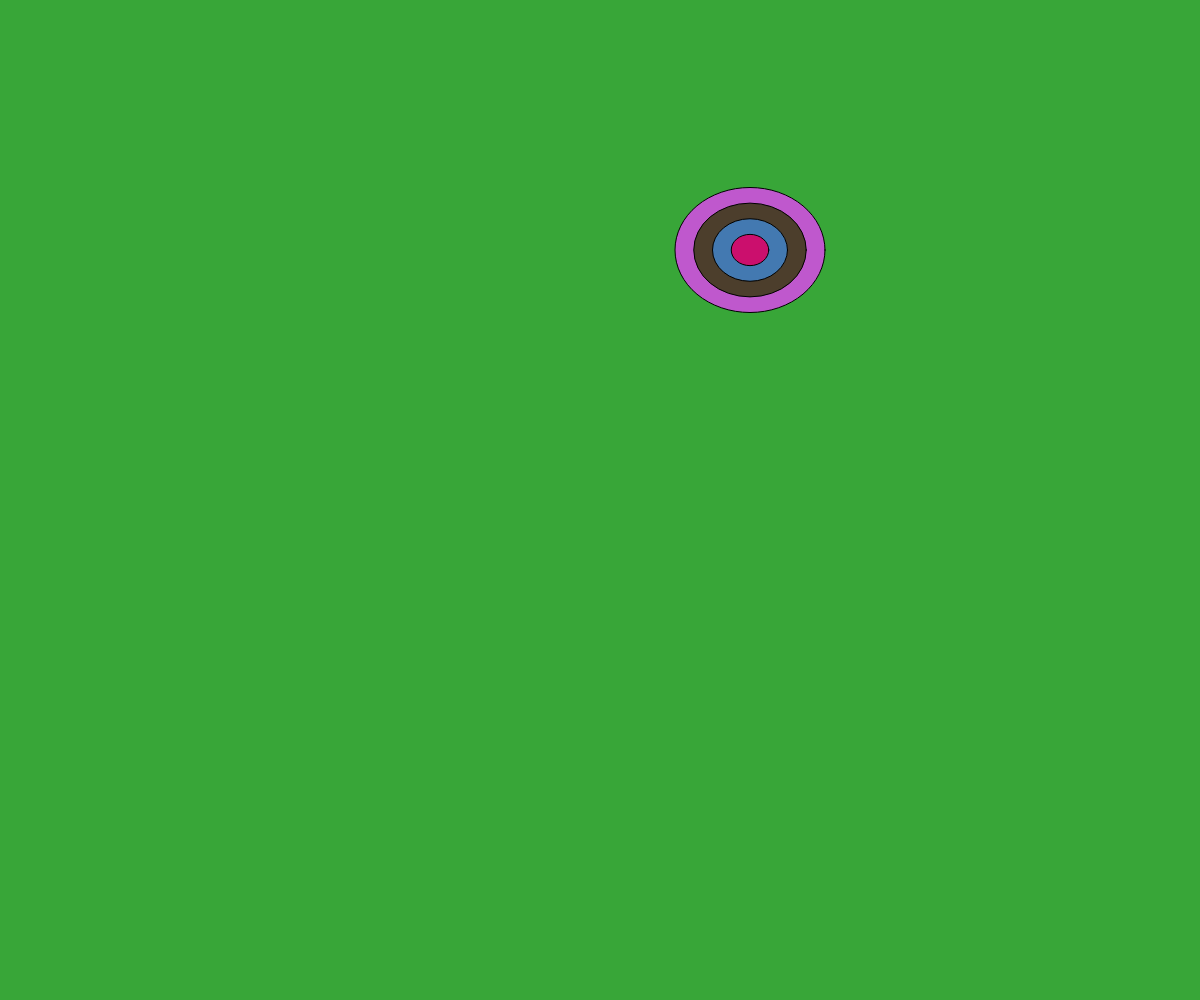
Frame 1 (no input)
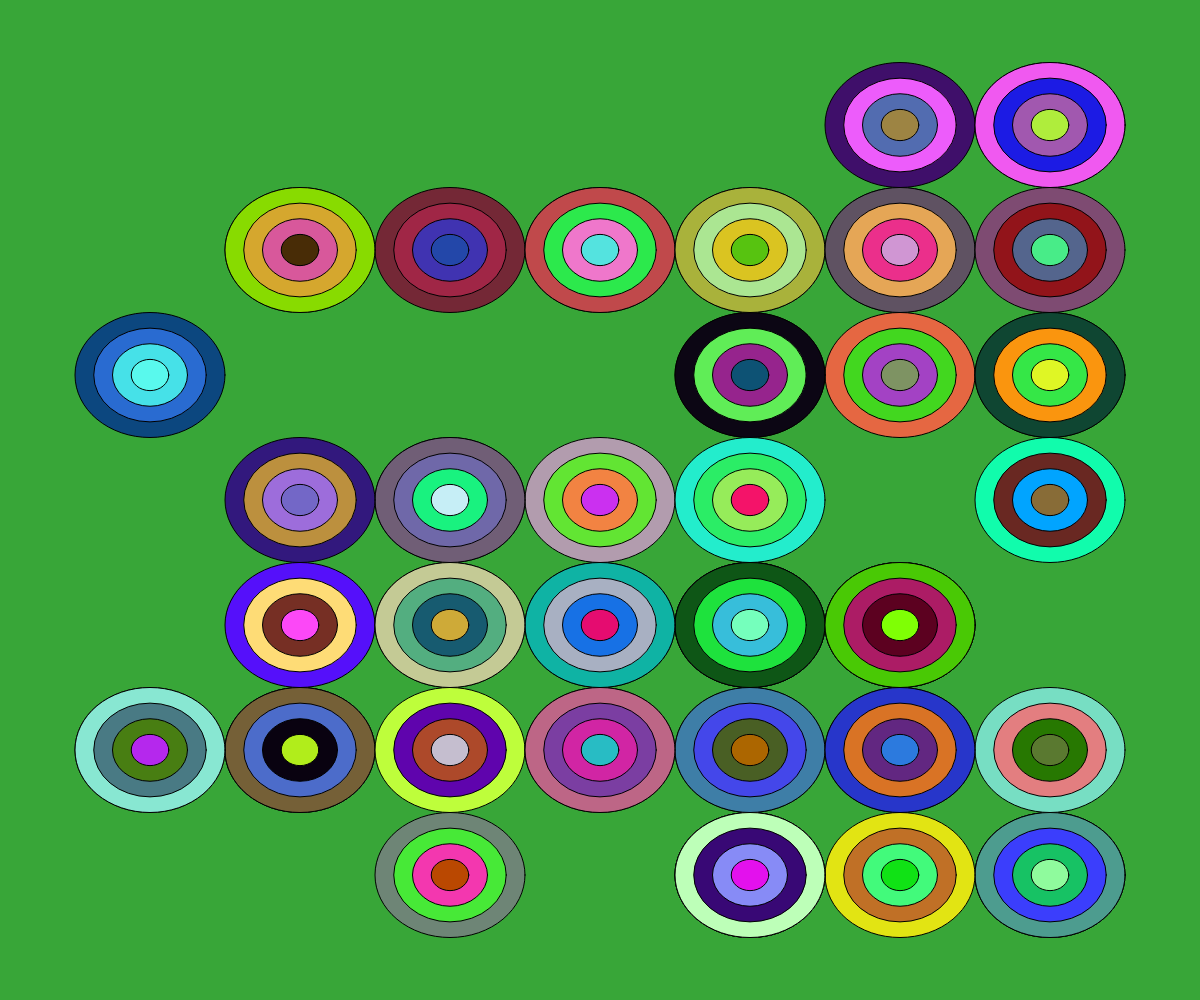
Frame 60 (no input)
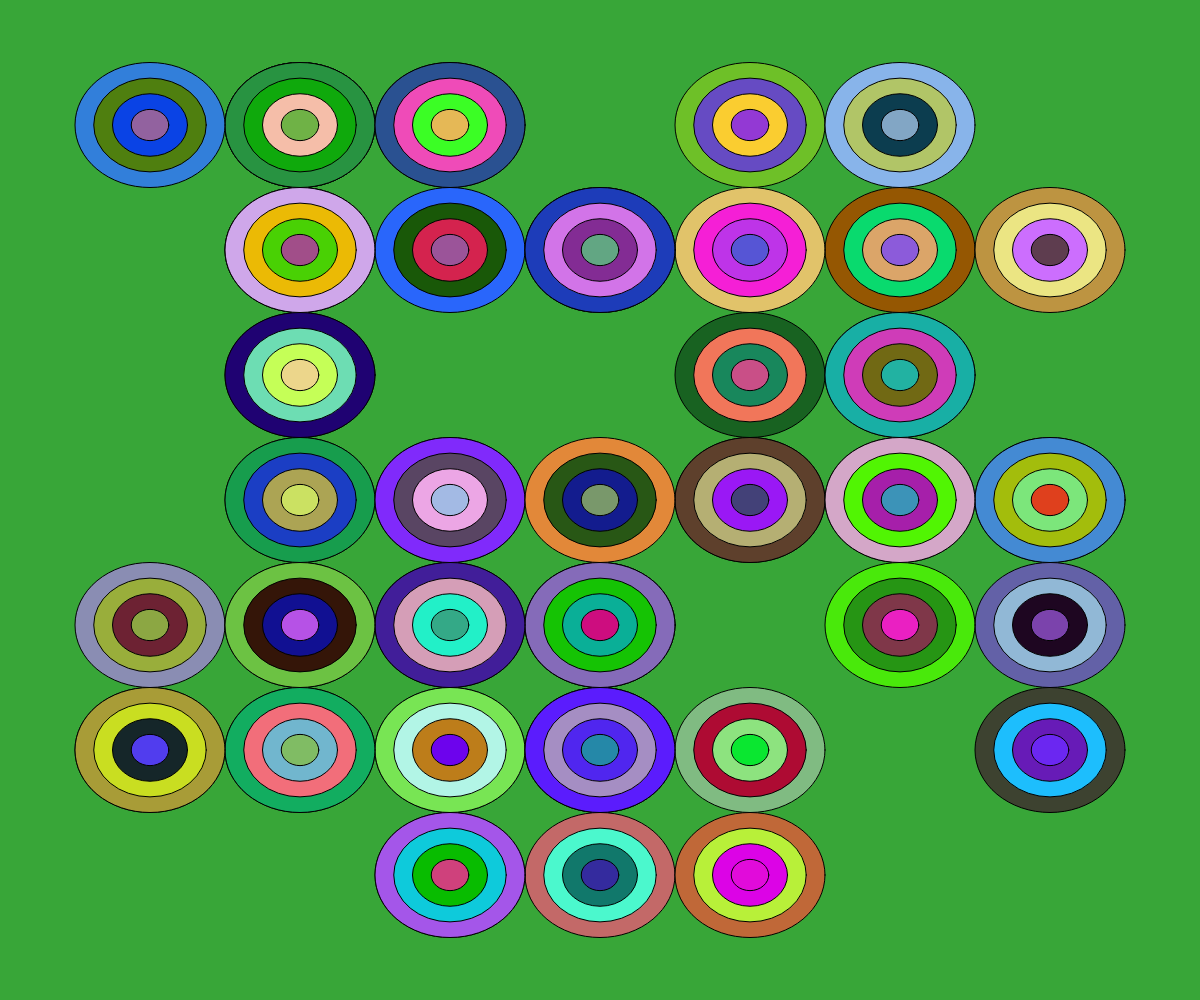
Frame 120 (the mouse pressed at the canvas centre since frame 60)

The p5.js sketch that drew these frames (run headless with seeded random() and noise() and a simulated clock; from frame 60 on, the mouse is pressed at the canvas centre):

// p5.js sketch
// ── sketch.js
function setup() {
  createCanvas(windowWidth, windowHeight);
  new_backg();
}
function draw() {
  let w = Math.round(width / 8);
  let h = Math.round(height / 8);
  let mwidth = width - 2 * w;
  let mheight = height - 2 * h;
  let x = Math.round(random(mwidth / w)) * w;
  let y = Math.round(random(mheight / h)) * h;
  draw_bullseye(w + x, h + y, w, h);
}
function draw_bullseye(x, y, w, h) {
  fill(random(255), random(255), random(255));
  ellipse(x, y, w, h);
  fill(random(255), random(255), random(255));
  ellipse(x, y, w * 0.75, h * 0.75);
  fill(random(255), random(255), random(255));
  ellipse(x, y, w * 0.5, h * 0.5);
  fill(random(255), random(255), random(255));
  ellipse(x, y, w * 0.25, h * 0.25);
}
function new_backg() {
// Integer RGBA notation.
 background('rgba(56,166,56,1.0)');
  // background(random(255), random(255), random(255));
}
function mousePressed() {
  new_backg();
}
function windowResized() {
  resizeCanvas(windowWidth, windowHeight);
  new_backg();
}

// https://p5js.org/reference/p5/background/
// https://p5js.org/reference/p5/fill/
// Six-digit hex RGB notation.
//  fill('#A251FA');
// Integer RGB notation.
//  fill('rgb(0, 255, 0)');
// Integer RGBA notation.
//  fill('rgba(0, 255, 0, 0.25)');
// Percentage RGB notation.
//   fill('rgb(100%, 0%, 10%)');
// Percentage RGBA notation.
//   fill('rgba(100%, 0%, 100%, 0.5)');
//
